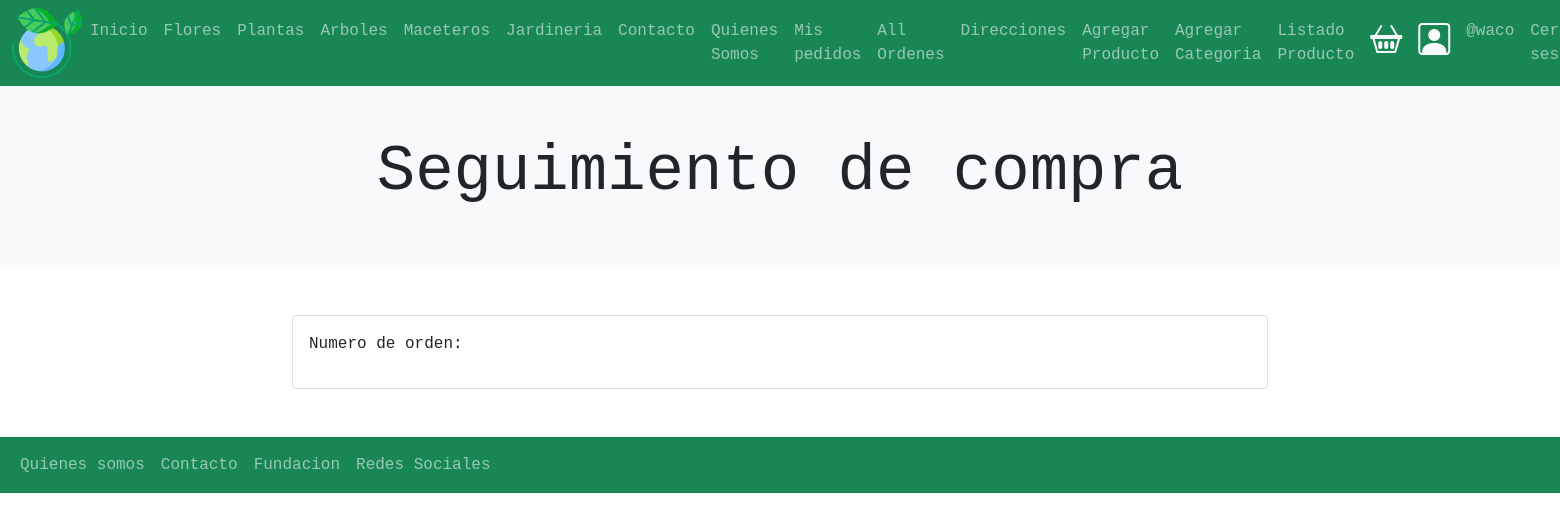
The page /orden/seguimientoCompra/31 (signed in) on the database as committed earlier.
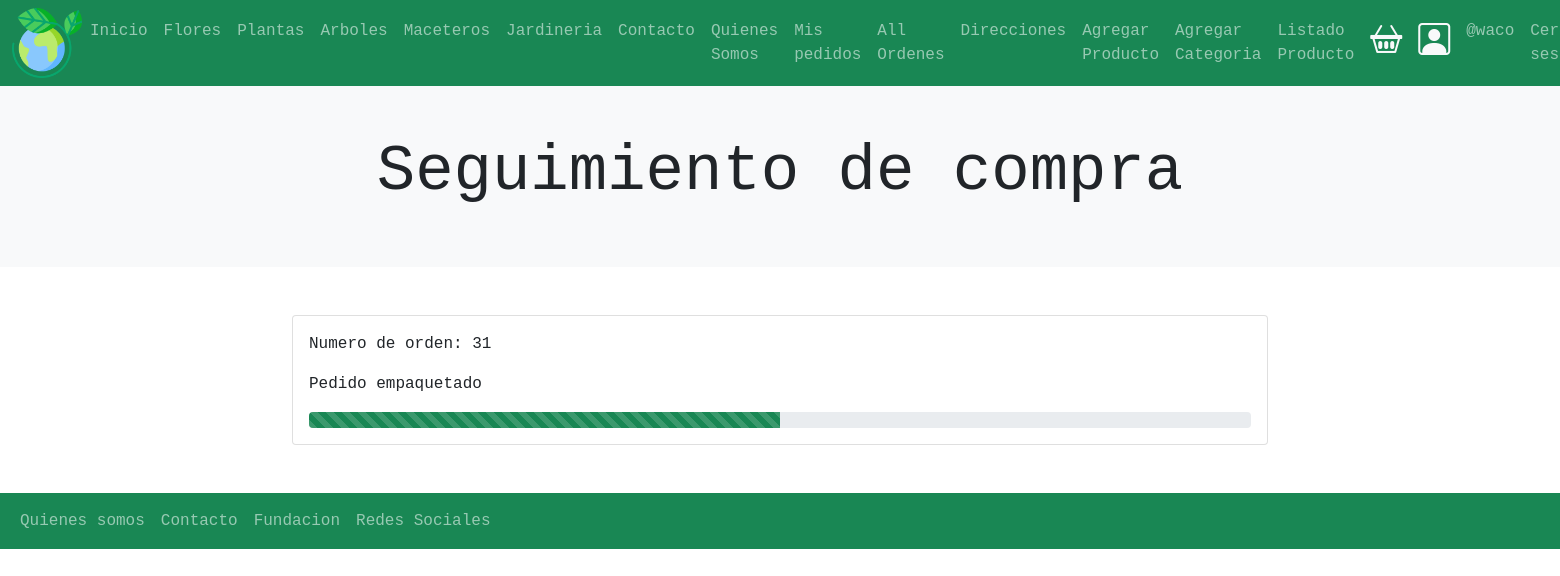
The same page on the database as committed later.
### ordenes/models.py (models this page shows, shortened)
class Ordenes(models.Model):
    orden_id = models.CharField(max_length=100, null=False, blank=False, unique=True)
    usuario = models.ForeignKey(User, on_delete = models.CASCADE)
    carrito = models.ForeignKey(Carrito, on_delete = models.CASCADE)
    status = models.CharField(max_length=50, choices=choices, default=OrdenesStatus.CREADO)
    total = models.IntegerField(default=0)
    envio = models.IntegerField(default=15000)
    creacion = models.DateTimeField(auto_now_add=True)
    direccion_envio = models.CharField( max_length=200 ,null=True , blank=True,)

### ordenes/views.py (the view)
# urls.py: path('seguimientoCompra/<int:id>',views.seguimientoCompra , name='seguimientoCompra'),
@login_required(login_url='login')
def seguimientoCompra(request,id):
    orden = Ordenes.objects.filter(id = id).first()
    return render(request, 'ordenes/seguimientoCompra.html',{
        'orden' : orden
    })

### ordenes/templates/ordenes/seguimientoCompra.html
{% extends 'base.html' %}
{% block contenido %}
<section>
    <div class="p-5 bg-light">
        <div class="container">
            <h1 class="display-3 text-center bg-light">Seguimiento de compra</h1>
        </div>
    </div>
</section>
<div class="container mb-5 mt-5">
    <div class="card ">
      <div class="card-body">
        <p>Numero de orden: {{ orden.id }}</p>
        {% if orden.status == 'OrdenesStatus.COMPLETADO' %}
        <p>Pedido Completado</p>
        <div class="progress">
          <div class="progress-bar progress-bar-striped bg-success" role="progressbar" style="width: 25%" aria-valuenow="10" aria-valuemin="0" aria-valuemax="100"></div>
        </div>
        {% elif  orden.status == 'OrdenesStatus.CANCELADO' %}
        <p>Pedido Cancelado</p>
        <div class="progress">
          <div class="progress-bar progress-bar-striped bg-success" role="progressbar" style="width: 25%" aria-valuenow="10" aria-valuemin="0" aria-valuemax="100"></div>
        </div>
        {% elif  orden.status == 'OrdenesStatus.EMPAQUETADO' %}
        <p>Pedido empaquetado</p>
        <div class="progress">
          <div class="progress-bar progress-bar-striped bg-success" role="progressbar" style="width: 50%" aria-valuenow="10" aria-valuemin="0" aria-valuemax="100"></div>
        </div>
        {% elif  orden.status == 'OrdenesStatus.DESPACHADO' %}
        <p>Pedido Despachado</p>
        <div class="progress">
          <div class="progress-bar progress-bar-striped bg-success" role="progressbar" style="width: 75%" aria-valuenow="10" aria-valuemin="0" aria-valuemax="100"></div>
        </div>
        {% elif  orden.status == 'OrdenesStatus.ENTREGADO' %}
        <p>Pedido entregado</p>
        <div class="progress">
          <div class="progress-bar progress-bar-striped bg-success" role="progressbar" style="width: 100%" aria-valuenow="10" aria-valuemin="0" aria-valuemax="100"></div>
        </div>
        {% endif %}
      </div>
    </div>
</div>
{% endblock contenido %}

Rows that differ between the two databases and show on the page:
added Ordenes: id "31"
Other text that changed with them:
text now shown: "Pedido empaquetado"
